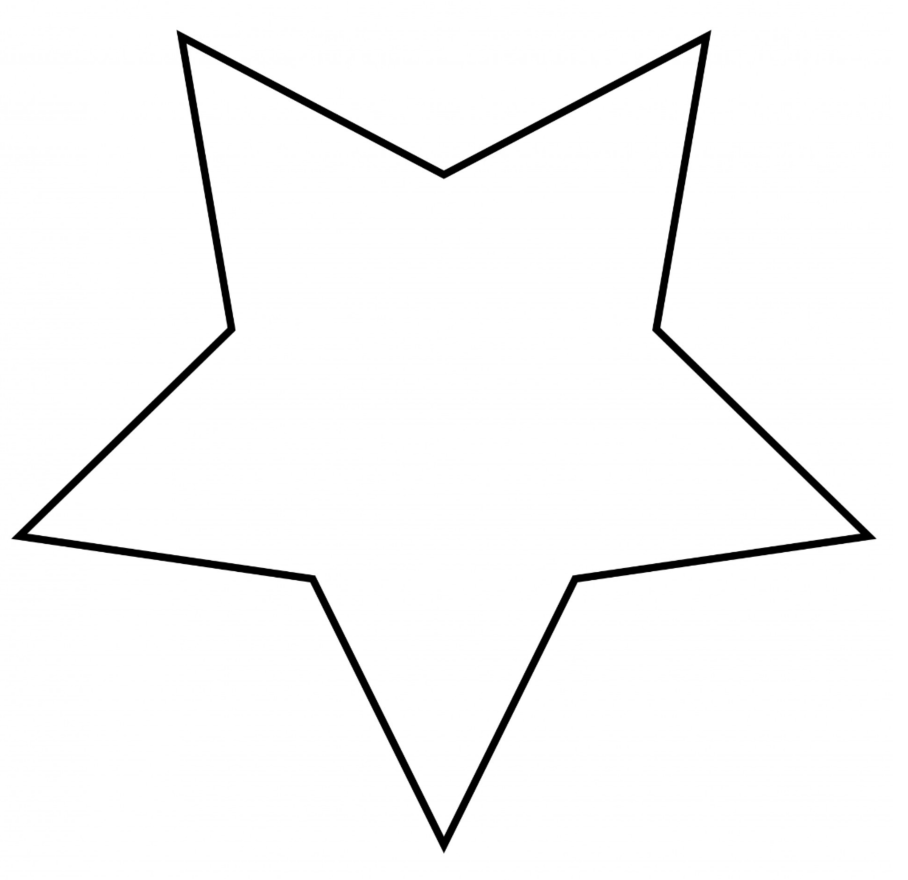
#> input picture opencv/commercial/Road/straight/star.jpg, 908 x 880 px, found by its file name
$ python features.py   (Python 2 division)
#> lines starting #> are read from the running program, lines starting #| are printed output that depends on the picture; after the words box and inside, x2 and y2 are one past the last pixel; in counts of white or black regions, pixels touching at a corner belong together
"""
finding different features of contours, like area, perimeter, centroid, bounding box, etc.
plenty of functions related to contours
"""

# Moments
# image moments - calculate features like center of mass of object, object area, etc.
# function: cv2.moments() - gives dictionary of all moments calculated
import numpy as np
import cv2

img = cv2.imread('star.jpg', 0)
#> img is the input picture: shape (880, 908); min 0, max 255, mean 247.8
ret, thresh = cv2.threshold(img, 127, 255, 0)
#> thresh: shape (880, 908); 97.2% white; 1 black region
contours, hierarchy = cv2.findContours(thresh, 1, 2)
#> contours = 3 contours; box (x1, y1, x2, y2) and area: (0, 0, 908, 880) 797253, (11, 29, 877, 854) 305746, (28, 44, 860, 836) 280890

cnt = contours[0]
#> cnt = contour of 1383 points, box (x1, y1, x2, y2) (28, 44, 860, 836), area 280890
M = cv2.moments(cnt)
#> M = moments, m00 280889.5, centre m10/m00, m01/m00 = (443.4, 397.7)
print M
#> (printed output is left out)

# from moments, extract data like area, centroid, etc.
# centroid given by relations:
    # C_x = M_10 / M_00
    # C_y = M_01 / M_00
cx = int(M['m10']/M['m00'])
#> cx = 443
cy = int(M['m01']/M['m00'])
#> cy = 397

# Contour Area
# from function cv2.contourArea() or from moments, M['m00']
area = cv2.contourArea(cnt)
#> area = 280889.5

# Contour Perimeter
# also called 'arc length'
# use cv2.arcLength()
    # 2nd argument specifies whether shape is closed contour (True) or just a curve
perimeter = cv2.arcLength(cnt, True)
#> perimeter = 3058.4

# Contour Approximation
# approximates a contour shape to another shape with less vertices, depending upon specified precision
# implements Douglas-Peucker algorithm
# ex. try to find square in image, but have imperfect square, 'bad shape'
# use function to approximate shape
    # 2nd argument: epsilon; max distance from contour to approximated contour - accuracy parameter
epsilon = 0.1*cv2.arcLength(cnt, True)
#> epsilon = 305.8
approx = cv2.approxPolyDP(cnt, epsilon, True)
#> approx = [[700, 44], [28, 532], [443, 835]]

# Convex Hull
# looks similar to contour approximation (but isn't)
# cv2.convexHull() checks curve for convexity defects and corrects it
# convex curves are curves which are always bulged out or at least flat
    # bulged inside - convexity defect
    # convexity defects are local max deviations of hull from contours
# hull = cv2.convexHull(points[, hull[, clockwise[, returnPoints]]])
# argument details:
    # points - contours we pass into
    # hull - output, normally avoided
    # clockwise - orientation flag; True -> output convex hull oriented cw; otw, orientated ccw
    # returnPoints - True by default ->returns coords of hull pts; false -> ret indices of contour pts corresponding to hull pts
# so sufficient to get the convex full of hand image:
hull = cv2.convexHull(cnt)
#> hull = [[700, 44], [859, 533], [443, 835], [28, 533], [28, 532], [187, 44]]
# for convexity defects, pass returnPoints=False

# Checking Convexity
# function cv2.isContourConvex() checks whether contour is convex or not, returns True or False
k = cv2.isContourConvex(cnt)
#> k = False

# Bounding Rectangles - 2 types
    # straight bounding rectangle - doesn't consider object rotation, so area of bounding rect won't be minimum
    # function: cv2.boundingRect()
    # (x,y) top-left coord of the rect, (w,h) width and height
x, y, w, h = cv2.boundingRect(cnt)
#> x = 28; y = 44; w = 832; h = 792
cv2.rectangle(img, (x, y), (x+w, y+h), (0, 255, 0), 2)

    # rotated rectangle - bounding rect is drawn with min area, so also considers rotation
    # returns Box2D structure with following details - (center (x,y), (width, height), angle of rotation)
    # to draw rect, need 4 corners - obtained using cv2.boxPoints()
rect = cv2.minAreaRect(cnt)
#> rect = ((418.9, 364.1), (831.1, 790.5), -35.98)
box = cv2.boxPoints(rect)
#> box = [[314.8, 928.1], [-149.6, 288.4], [522.9, -199.9], [987.4, 439.8]]
box = np.int0(box)
#> box = [[314, 928], [-149, 288], [522, -199], [987, 439]]
cv2.drawContours(img, [box], 0, (0, 0, 255), 2)

# Minimum Enclosing Circle
# function: cv2.minEnclosingCircle() - circle which completely covers object w/ min area
(x,y), radius = cv2.minEnclosingCircle(cnt)
#> x = 443.5; y = 397.9; radius = 437.1
center = (int(x), int(y))
#> center = (443, 397)
radius = int(radius)
#> radius = 437
cv2.circle(img, center, radius, (0, 255, 0), 2)


# Fitting an Ellipse
# returns rotated rectangle in which ellipse is inscribed
ellipse = cv2.fitEllipse(cnt)
#> ellipse = ((440.8, 399), (694, 712.5), 83.1)
cv2.ellipse(img, ellipse, (0, 255, 0), 2)
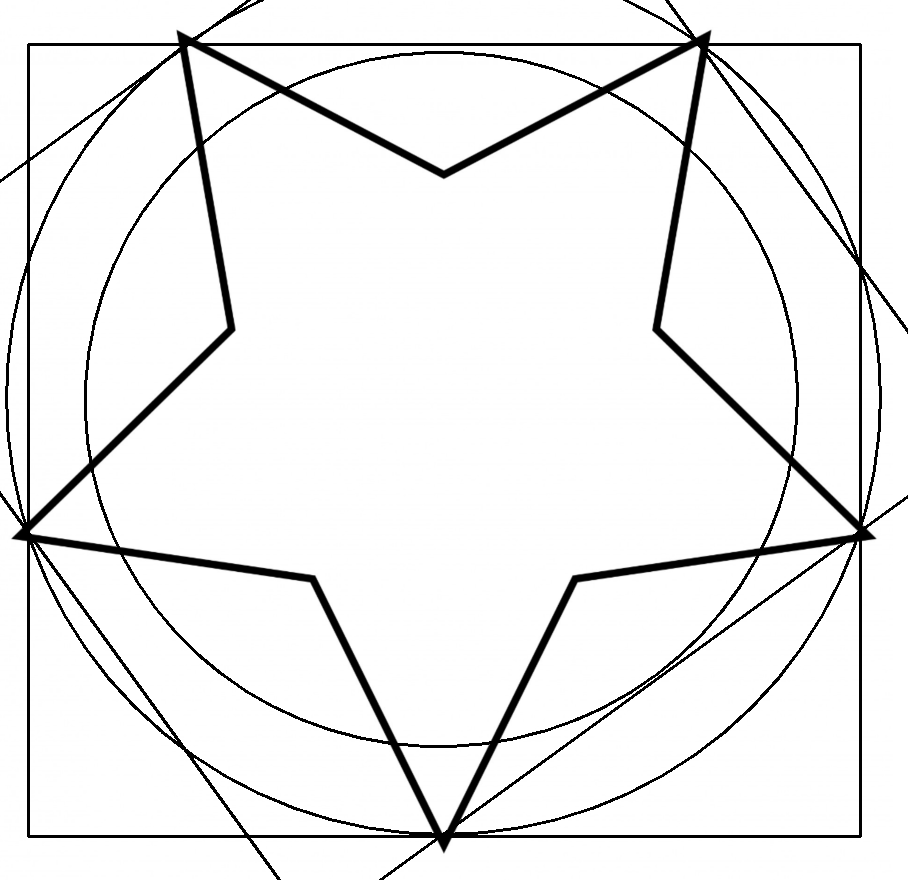
#> img: shape (880, 908); min 0, max 255, mean 239

# Fitting a Line
# can fit a line to a set of points
# ex. if image contains a set of white points, approximate a straight line to it:
rows, cols = img.shape[:2]
#> rows = 880; cols = 908
[vx, vy, x, y] = cv2.fitLine(cnt, cv2.DIST_L2, 0, 0.01, 0.01)
#> vx = [0.0079]; vy = [-1]; x = [442.3]; y = [398.7]
lefty = int((-x*vy/vx) + y)
#> lefty = 56408
#> (the run stopped early here; a loop or call above may not have finished)
